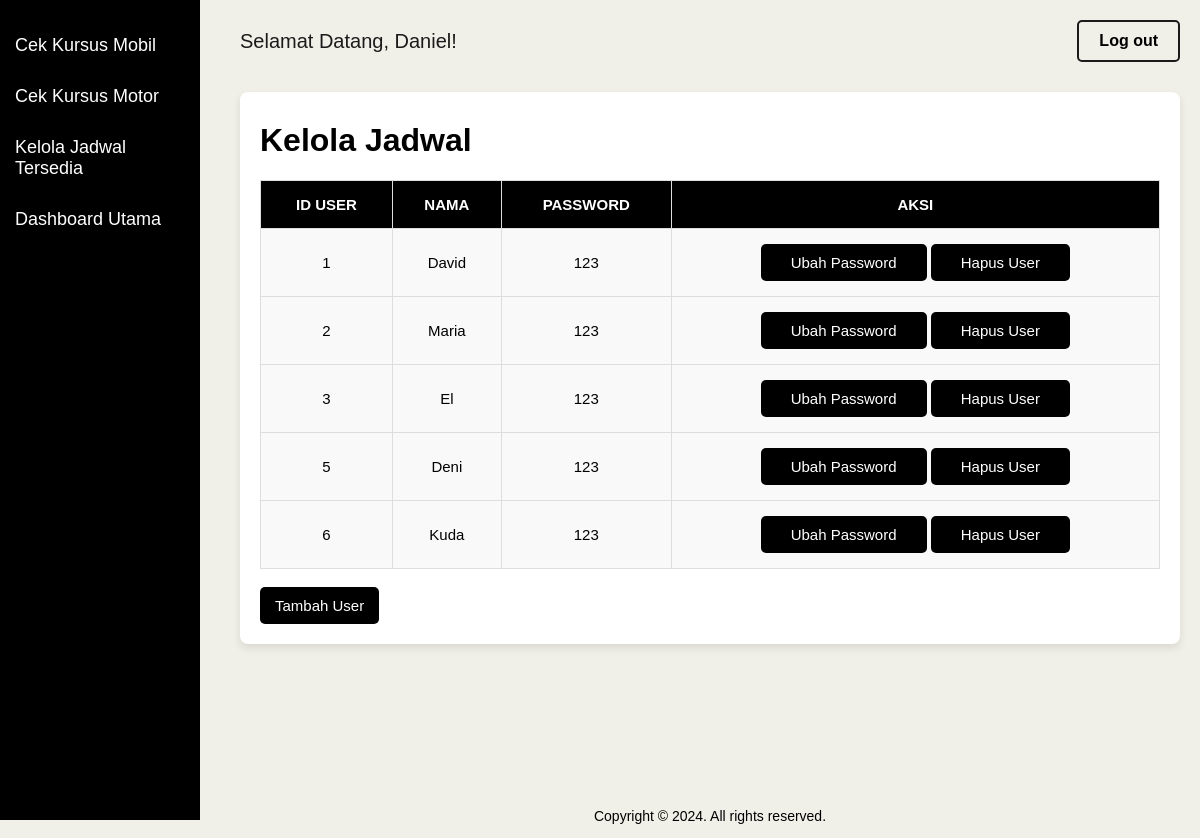
Screenshot of /frontend/admin/view-kelola-user.php (signed in) with the database file from the repository.
### tables this page shows
CREATE TABLE `user_profiles` (
  `idUser` int(11) NOT NULL,
  `nama` varchar(20) NOT NULL,
  `password` varchar(20) NOT NULL
);

### backend/admin/be-admin.php (called while the page is built, shortened)
<?php
    class Admin {
        public $host = "127.0.0.1";
        public $name = "dbkursus";
        public $user = "root";
        public $pass = "";
        public $db;
        public function __construct()
        {
            $this->db = new PDO(
                "mysql:host={$this->host};dbname={$this->name}",
                $this->user,
                $this->pass
            );
        }
        public function tampilkanUser()
        {
            $query = $this->db->prepare("SELECT * FROM user_profiles");
            $query->execute();
            $data = $query->fetchAll();
            return $data;
        }
    }
?>

### frontend/admin/view-kelola-user.php (the view, shortened to what this page needs)
<html>
<head>
</head>
<body>
    <div class="sidebar">
        <button onclick="adminPage('mobil')">Cek Kursus Mobil</button>
        <button onclick="adminPage('motor')">Cek Kursus Motor</button>
        <button onclick="kelolaJadwal()">Kelola Jadwal Tersedia</button>
        <button onclick="kembaliDashboard()">Dashboard Utama</button>
    </div>
    <div class="content">
        <div class="navbar">
            <span>Selamat Datang, <?php echo htmlspecialchars($_SESSION['admin_name']); ?>!</span>
            <button onclick="logoutPage()">Log out</button>
        </div>
        <div class="table-container">
            <h1>Kelola Jadwal</h1>
            <?php
                include "../../backend/admin/be-admin.php";
                $pk = new Admin();
                $dtk = $pk->tampilkanUser();
                echo "<table>";
                echo "<tr> <th>ID USER</th> <th>NAMA</th> <th>PASSWORD</th> <th>AKSI</th></tr>";
                foreach ($dtk as $d) {
                    echo "<tr>";
                        echo "<td>" .$d["idUser"]. "</td>";
                        echo "<td>" .$d["nama"]. "</td>";
                        echo "<td>" .$d["password"]. "</td>";
                        echo "<td>";
                            echo "<button><a href='view-edit-user.php?idUser=".$d["idUser"]."'>Ubah Password</a></button>";
                            echo "  <button><a href='../../backend/admin/proses-hapus-user.php?idUser=".$d["idUser"]."'>Hapus User</a></button>";
                        echo "</td>";
                    echo "</tr>";
                }
                echo "</table><br>";
            ?>
            <button onclick="tambahUser()">Tambah User</button>
        </div>
        <footer class="bg-white">
            <p class="mt-4 text-center text-sm text-black lg:mt-0 lg:text-right">
                Copyright &copy; 2024. All rights reserved.
            </p>
        </footer>
    </div>
</body>
</html>

### frontend/admin/view-kelola-user.php (style rules this page uses)
body { display: flex; min-height: 100vh; margin: 0; font-family: Arial, sans-serif; background-color: #F1F0E8; }
.sidebar { width: 200px; height: 100vh; background-color: #000; position: fixed; top: 0; left: 0; padding-top: 20px; color: white; }
.sidebar button { width: 100%; padding: 15px; border: none; background: none; color: white; font-size: 18px; text-align: left; cursor: pointer; }
.content { margin-left: 220px; padding: 20px; width: 100%; }
.navbar { display: flex; justify-content: space-between; align-items: center; background-color: none; color: #1b1b1b; font-size: 20px; }
.navbar button { padding: 10px 20px; font-size: 1rem; border: 2px solid #1b1b1b; border-radius: 5px; cursor: pointer; transition: background-color 0.3s, transform 0.2s; background-color: #F1F0E8; color: black; font-weight: bold; }
.table-container { margin-top: 30px; padding: 10px; background-color: #fff; border-radius: 8px; box-shadow: 0 4px 8px rgba(0, 0, 0, 0.1); padding: 20px; }
h1 { margin-top: 10px; }
table { width: 100%; border-collapse: collapse; margin-top: 20px; }
th, td { padding: 15px; text-align: center; font-size: 15px; border: 1px solid #ddd; background-color: #f9f9f9; }
th { background-color: #000; color: #fff; font-weight: bold; }
button, button a { padding: 10px 15px; font-size: 15px; border-radius: 5px; cursor: pointer; background-color: #000; color: white; border: none; text-decoration: none; transition: background-color 0.3s, transform 0.2s; }
footer { display: flex; justify-content: center; align-items: center; text-align: center; margin-top: 150px; font-size: 14px; }

### rows the page displays
user_profiles: idUser "1", nama "David", password "123"
user_profiles: idUser "2", nama "Maria", password "123"
user_profiles: idUser "3", nama "El", password "123"
user_profiles: idUser "5", nama "Deni", password "123"
user_profiles: idUser "6", nama "Kuda", password "123"

### other values shown
$_SESSION['admin_name'] "Daniel"
